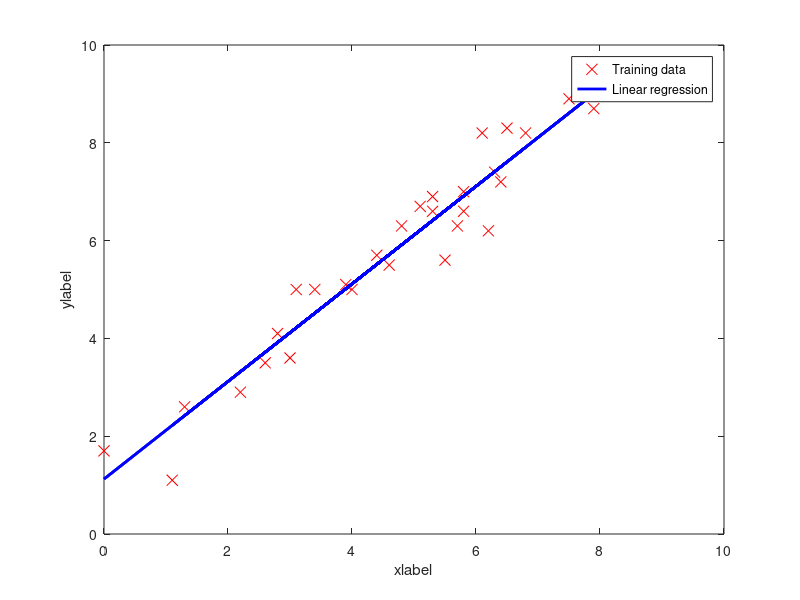

Recreate this plot in MATLAB.
# Training set
x = [4.6; 0.0; 6.4; 6.5; 4.4; 1.1; 2.8; 5.1; 3.4; 5.8; 5.7; 5.5; 7.9; 3.0; 6.8; 6.2; 4.0; 8.6; 7.5; 1.3; 6.3; 3.1; 6.1; 5.3; 3.9; 5.8; 2.6; 4.8; 2.2; 5.3]
y = [5.5; 1.7; 7.2; 8.3; 5.7; 1.1; 4.1; 6.7; 5.0; 6.6; 6.3; 5.6; 8.7; 3.6; 8.2; 6.2; 5.0; 9.5; 8.9; 2.6; 7.4; 5.0; 8.2; 6.6; 5.1; 7.0; 3.5; 6.3; 2.9; 6.9]

# Design Matrix
m = length(x);
X = [ones(m, 1) x];

# Normal Equation
theta = (pinv(X'*X))*X'*y

# Plot Linear Regression
plot(x, y, 'rx', 'MarkerSize', 8);
xlabel('xlabel');
ylabel('ylabel');
hold on;
pause;

plot(X(:, 2), X*theta, 'b-', 'linewidth', 2.0)
legend('Training data', 'Linear regression')
hold off;
pause;